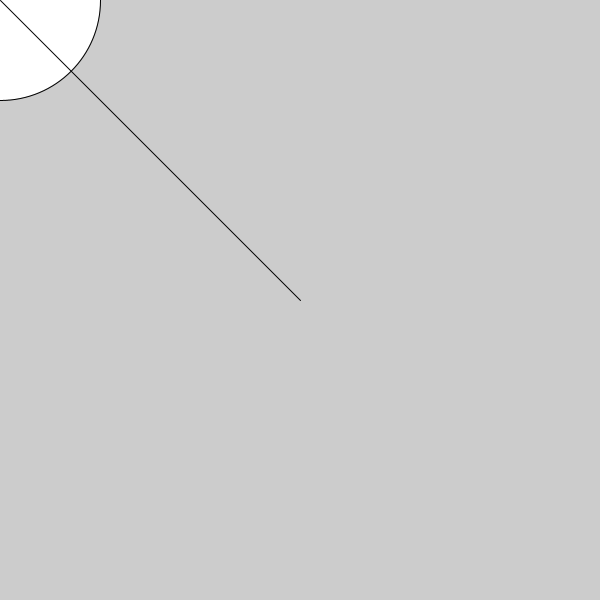
Frame 1 (no input)
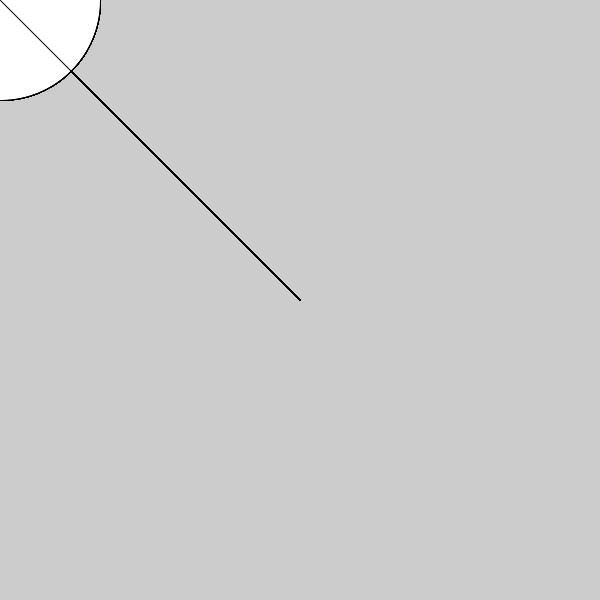
Frame 60 (the mouse pressed at the canvas centre just before this capture)
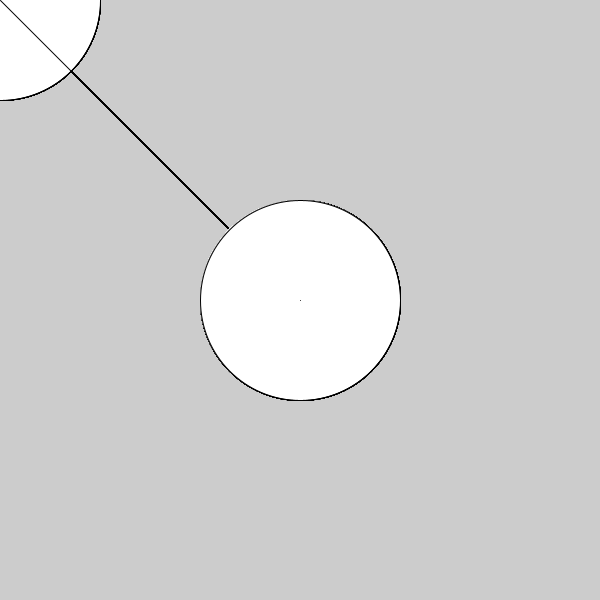
Frame 120 (the mouse held since frame 60 and released just before this capture)

The Processing sketch that drew these frames (run headless with seeded random() and noise(); from frame 60 on, the mouse is pressed at the canvas centre):

// Processing sketch: mouse_animation
// ── mouse_animation.pde
// Annie Lee
// Tue Feb 9
// 1-3B
// Mouse Animation

// Built in variables:
//   - mouseX, mouseY: these are the coordinates for your mouse pointer


void setup() { // for set up code
  size(600, 600); // graphics window
} // ----- end of setup -----

void draw() { // drawing code
  //background(255);
  strokeWeight(1);
  //fill(mouseX);
  ellipse(mouseX, mouseY, 200, 200);
  line(300, 300, mouseX, mouseY);
} // ----- end of draw -----
